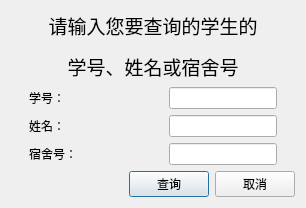
<?xml version="1.0" encoding="UTF-8"?>
<ui version="4.0">
 <class>checkDialog</class>
 <widget class="QDialog" name="checkDialog">
  <property name="geometry">
   <rect>
    <x>0</x>
    <y>0</y>
    <width>306</width>
    <height>199</height>
   </rect>
  </property>
  <property name="windowTitle">
   <string>Dialog</string>
  </property>
  <property name="windowIcon">
   <iconset resource="resources.qrc">
    <normaloff>:/new/prefix1/student.JPG</normaloff>:/new/prefix1/student.JPG</iconset>
  </property>
  <layout class="QVBoxLayout" name="verticalLayout_5">
   <item>
    <layout class="QVBoxLayout" name="verticalLayout_4">
     <item>
      <widget class="QLabel" name="label">
       <property name="text">
        <string>&lt;html&gt;&lt;head/&gt;&lt;body&gt;&lt;p align=&quot;center&quot;&gt;&lt;span style=&quot; font-size:14pt;&quot;&gt;请输入您要查询的学生的&lt;/span&gt;&lt;/p&gt;&lt;p align=&quot;center&quot;&gt;&lt;span style=&quot; font-size:14pt;&quot;&gt;学号、姓名或宿舍号&lt;/span&gt;&lt;/p&gt;&lt;/body&gt;&lt;/html&gt;</string>
       </property>
      </widget>
     </item>
     <item>
      <layout class="QVBoxLayout" name="verticalLayout_3">
       <item>
        <layout class="QHBoxLayout" name="horizontalLayout_4">
         <item>
          <spacer name="verticalSpacer">
           <property name="orientation">
            <enum>Qt::Vertical</enum>
           </property>
           <property name="sizeHint" stdset="0">
            <size>
             <width>18</width>
             <height>40</height>
            </size>
           </property>
          </spacer>
         </item>
         <item>
          <layout class="QVBoxLayout" name="verticalLayout_2">
           <item>
            <layout class="QHBoxLayout" name="horizontalLayout_3">
             <item>
              <widget class="QLabel" name="label_2">
               <property name="text">
                <string>学号：</string>
               </property>
              </widget>
             </item>
             <item>
              <spacer name="horizontalSpacer_3">
               <property name="orientation">
                <enum>Qt::Horizontal</enum>
               </property>
               <property name="sizeHint" stdset="0">
                <size>
                 <width>40</width>
                 <height>20</height>
                </size>
               </property>
              </spacer>
             </item>
             <item>
              <widget class="QLineEdit" name="stuIdLineEdit"/>
             </item>
            </layout>
           </item>
           <item>
            <layout class="QVBoxLayout" name="verticalLayout">
             <item>
              <layout class="QHBoxLayout" name="horizontalLayout_2">
               <item>
                <widget class="QLabel" name="label_3">
                 <property name="text">
                  <string>姓名：</string>
                 </property>
                </widget>
               </item>
               <item>
                <spacer name="horizontalSpacer_4">
                 <property name="orientation">
                  <enum>Qt::Horizontal</enum>
                 </property>
                 <property name="sizeHint" stdset="0">
                  <size>
                   <width>40</width>
                   <height>20</height>
                  </size>
                 </property>
                </spacer>
               </item>
               <item>
                <widget class="QLineEdit" name="stuNameLineEdit"/>
               </item>
              </layout>
             </item>
             <item>
              <layout class="QHBoxLayout" name="horizontalLayout_5">
               <item>
                <widget class="QLabel" name="label_4">
                 <property name="text">
                  <string>宿舍号：</string>
                 </property>
                </widget>
               </item>
               <item>
                <spacer name="horizontalSpacer_2">
                 <property name="orientation">
                  <enum>Qt::Horizontal</enum>
                 </property>
                 <property name="sizeHint" stdset="0">
                  <size>
                   <width>18</width>
                   <height>17</height>
                  </size>
                 </property>
                </spacer>
               </item>
               <item>
                <widget class="QLineEdit" name="stuRoomLineEdit"/>
               </item>
              </layout>
             </item>
            </layout>
           </item>
          </layout>
         </item>
         <item>
          <spacer name="verticalSpacer_2">
           <property name="orientation">
            <enum>Qt::Vertical</enum>
           </property>
           <property name="sizeHint" stdset="0">
            <size>
             <width>18</width>
             <height>40</height>
            </size>
           </property>
          </spacer>
         </item>
        </layout>
       </item>
       <item>
        <layout class="QHBoxLayout" name="horizontalLayout">
         <item>
          <spacer name="horizontalSpacer">
           <property name="orientation">
            <enum>Qt::Horizontal</enum>
           </property>
           <property name="sizeHint" stdset="0">
            <size>
             <width>88</width>
             <height>20</height>
            </size>
           </property>
          </spacer>
         </item>
         <item>
          <widget class="QPushButton" name="dialogCheckButton">
           <property name="text">
            <string>查询</string>
           </property>
          </widget>
         </item>
         <item>
          <widget class="QPushButton" name="dialogCancelButton">
           <property name="text">
            <string>取消</string>
           </property>
          </widget>
         </item>
        </layout>
       </item>
      </layout>
     </item>
    </layout>
   </item>
  </layout>
 </widget>
 <resources>
  <include location="resources.qrc"/>
 </resources>
 <connections/>
</ui>
